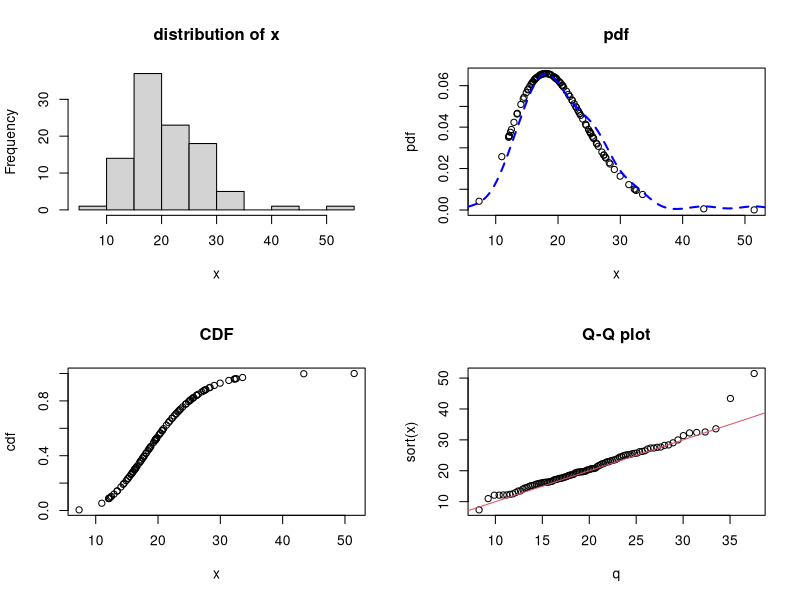
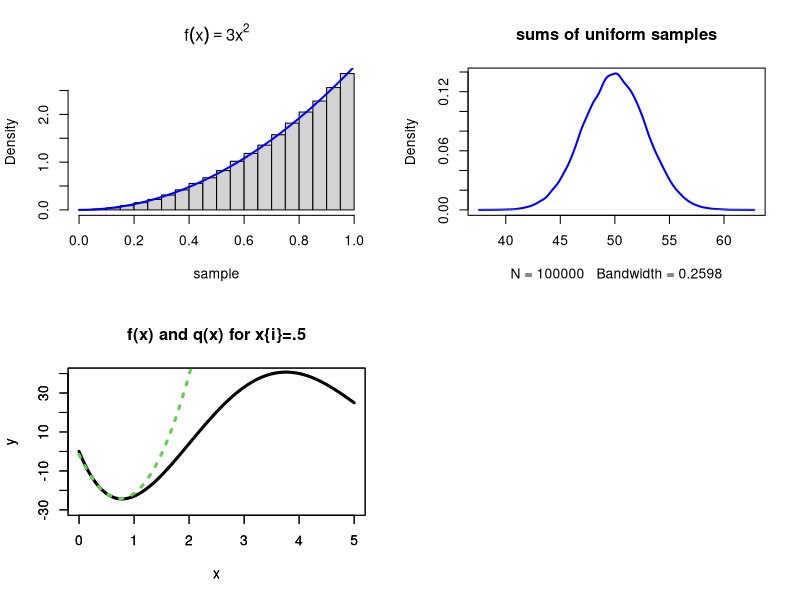

These figures' R source, in order:
## ---- chunk 1
#random generation from known Chi-square distribution
x <- rchisq(100, df=20) #arguments are n and degrees of freedom

#dchisq takes random observations from a distribution (or a sequence of #'s) #and returns the probabilities that would be associated with those numbers
# according to a given pdf, with parameters you set.
pdf = dchisq(x, df = 20)

#pchisq also takes a vector of values, but this time assigns the
#associated value from the specified CDF
cdf = pchisq(x, df =20)

#qchisq takes probabilities (values form 0 to 1) and assigns the value of
#the random variable that would be associated with the quantile equivalent
#to the probability provided to the function
#So for qchisq, df = 20, entering: .01, .1, .25, .5, .75, .9, and .99
# should return numbers like 5, 12, 15, 20, 23, 27, 35 ... [20 is the mean]
q <- qchisq(seq(.01,.99,length.out=100),df=20)
## ---- chunk 2
par(mfrow=c(2,2))
hist(x, main = "distribution of x")
plot(x,pdf, main = "pdf")
lines(density(x),col = "blue",lty=2,lwd=2) #density() can be used for a curve
plot(x,cdf, main = "CDF")
plot(q,sort(x), main = "Q-Q plot") #equivalent to qqplot() function
abline(0,1, col = "2") #add the 45-degree line (for reference)
## ---- chunk 3
# 1. Take the antiderivative of the pdf (the CDF)
# 2. Take the inverse of that CDF
# 3. For this CDF, substitute runif(n) for x
# 4. The n random-uniform X's will be transformed to the original pdf
# Note: the inverse function of a function can be found using optim()

pdf <- function(x) {3 * x^2}
CDF <- function(x) {x^3}
#In this case the inverse is a known result (no need to solve for it)
inverse <- function(x) {x^(1/3)}
# To produce a random sample from the pdf f(x)=(3 * x^2) of size 100000
sample <- inverse(runif(100000))
hist(sample, prob = T, main = expression(f(x)==3 * x^2))
x <- seq(0,1,.01)
lines(x, 3*x^2, col = "blue", lwd = 2) #overlay the pdf
## ---- chunk 4
#The sums of uniform random random samples will be normally dist.
Y = matrix(runif(100000 * 100), nrow=100000, ncol=100)
X <- rowSums(Y)
plot(density(X), col = "blue", lwd = 2,main="sums of uniform samples")
## ---- chunk 5
#create function to produce a vector of s^2 estimates, from a specified # of
#ind. rnorm samples; all with the same n, mu, and SD parameters:
s.2.estimates <- function(n, replications){
  R <- replications
  out <- NULL #empty object for generating output list
  #compute R s^2 estimates
  for (i in 1:R) {
    x <- rnorm(n, 0 , 1) #generate random normal, size = n, mu = 0, sd = 1
    mean <- mean(x) #mean for the first of R samples
    deviations <- x - mean #compute the distance of each x from the mean
    sq.devs <- deviations^2 #square the deviations from the mean
    out[i] <- sum(sq.devs)/(n-1) #sum the squares, and divide by n - 1
  }
  bias.estimate <- mean(out) - 1 #compute bias over all estimates of s^2
  sd.estimate <- sqrt((1/(R-1))*(sum((out-mean(out))^2)))
  mse.estimate <- sd.estimate^2 + bias.estimate^2 # variance + bias^2
  #create output object (named list in this case)
  return(list(s.2.estimates = out,
              Bias = bias.estimate,
              SD = sd.estimate,
              MSE = mse.estimate,
              n = n,
              R = replications))
}
run1 <- s.2.estimates(n = 100, replications  = 10000)
str(run1)
## ---- chunk 6
mean(run1$s.2.estimates)
# [1] 0.9980755
## ---- chunk 7
curve(x^4-14*x^3+60*x^2-70*x,xlim=c(0,5), ylim=c(-30,40),lwd=3,main ="f(x) and q(x) for x{i}=.5",ylab="y")
par(new=T)
curve((.5)^4-14*(.5)^3+60*(.5)^2-70*(.5) + (4*(.5)^3-42*(.5)^2+120*(.5)-70)*(x-.5) + (.5)*(12*(.5)^2-84*(.5)+120)*((x-.5)^2),xlim=c(0,5), col=3,lty=3,ylim=c(-30,40),lwd=3,ylab="y")
## ---- chunk 8
newton <- function(f_prime, f_dbl, start, precision = 1e-5) {
  f1 <- function(x) (f_prime)
  f2 <- function(x) (f_dbl)
  x_old <- start #The first x to be tested
  i <- 0 #For counting the iterations
  # while {
  #   x_new <- x_old - f1(x_old)/f2(x_old)
  #   diff <- x_new - x_old
  #   i <- i + 1
  #   if (diff <= precision){
  #     break
  #     } 
  #}
  x_new <- x_old - f1(x=x_old)/f2(x=x_old)
  diff <- x_new - x_old
  print(abs(diff) <= precision)
  
}
